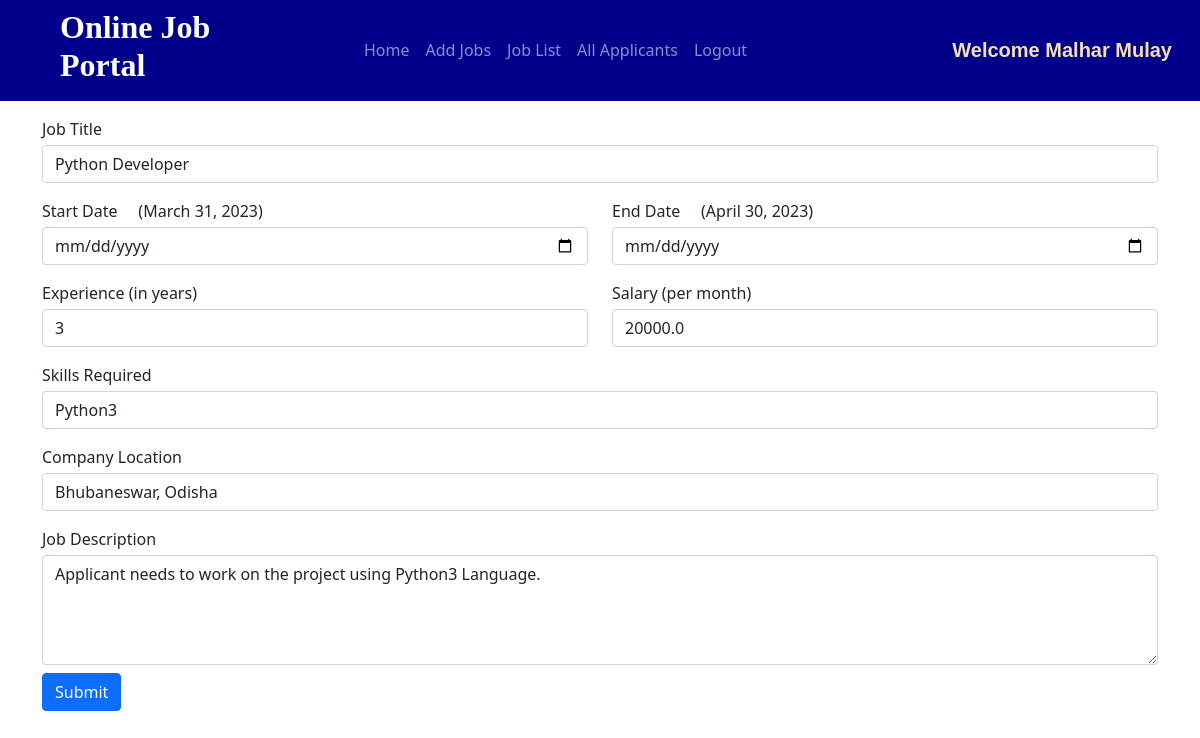
The app's page /edit_job/7/ (signed in) with its own data.
### jobs/models.py (models this page shows, shortened)
class Job(models.Model):
    company = models.ForeignKey(Company, on_delete=models.CASCADE)
    start_date = models.DateField()
    end_date = models.DateField()
    title = models.CharField(max_length=200)
    salary = models.FloatField()
    image = models.ImageField(upload_to="")
    description = models.TextField(max_length=400)
    experience = models.CharField(max_length=100)
    location = models.CharField(max_length=100)
    skills = models.CharField(max_length=200)
    creation_date = models.DateField()

### jobs/views.py (the view, shortened to what this page needs)
# urls.py: path("edit_job/<int:myid>/", views.edit_job, name="edit_job"),
def edit_job(request, myid):
    if not request.user.is_authenticated:
        return redirect("/company_login")
    job = Job.objects.get(id=myid)
    return render(request, "edit_job.html", {'job':job})

### jobs/templates/edit_job.html (shortened to what this page needs)
{% extends 'company_navbar.html' %}
{% block body %}
<form class="container mt-3" method="POST" enctype="multipart/form-data">
    <div class="row">
        <div class="form-group col-md-12">
            <label>Job Title</label>
            <input type="text" class="form-control mt-1" name="job_title" id="job_title" value="{{job.title}}" required>
        </div>
    </div>
    <div class="row mt-3">
        <div class="form-group col-md-6">
            <label>Start Date</label>&nbsp;&nbsp;&nbsp;&nbsp;&nbsp;({{job.start_date}})
            <input type="date" class="form-control mt-1" name="start_date" id="start_date">
        </div>
        <div class="form-group col-md-6">
            <label>End Date</label>&nbsp;&nbsp;&nbsp;&nbsp;&nbsp;({{job.end_date}})
            <input type="date" class="form-control mt-1" name="end_date" id="end_date">
        </div>
    </div>
    <div class="row mt-3">
        <div class="form-group col-md-6">
            <label>Experience (in years)</label>
            <input type="text" class="form-control mt-1" name="experience" id="experience" value="{{job.experience}}" required>
        </div>
        <div class="form-group col-md-6">
            <label>Salary (per month)</label>
            <input type="tel" class="form-control mt-1" name="salary" id="salary" value="{{job.salary}}" required>
        </div>
    </div>
    <div class="row mt-3">
        <div class="form-group col-md-12">
            <label>Skills Required</label>
            <input type="text" class="form-control mt-1" name="skills" id="skills" value="{{job.skills}}" required>
        </div>
        </div>
    <div class="row mt-3">
        <div class="form-group col-md-12">
            <label>Company Location</label>
            <input type="text" class="form-control mt-1" name="location" id="location" value="{{job.location}}" required>
        </div>
    </div>
    <div class="row mt-3">
        <div class="form-group col-md-12">
            <label>Job Description</label>
            <textarea name="description" id="description" class="form-control mt-1" cols="30" rows="4" required>{{job.description}}</textarea>
        </div>
    </div>
<input type="submit" value="Submit" class="btn btn-primary mt-2">
</form>
{% endblock %}

### jobs/templates/company_navbar.html (shortened to what this page needs)
<!doctype html>
<html lang="en">
<head>
  <link href="https://cdn.jsdelivr.net/npm/bootstrap@5.0.2/dist/css/bootstrap.min.css" rel="stylesheet"
>
  <link rel="stylesheet" href="https://cdnjs.cloudflare.com/ajax/libs/font-awesome/5.15.3/css/all.min.css">
</head>
<body>
  <nav class="navbar navbar-expand-lg navbar-dark sticky-top">
    <h2 style="color:white;margin-left: 5%;font-family:cursive;"><b>Online Job Portal</b></h2>
    <div class="container">
      <div class="collapse navbar-collapse" id="navbarSupportedContent">
        <ul class="navbar-nav me-auto mb-2 mb-lg-0" style="margin-left: 10%;">
          <li class="nav-item">
            <a class="nav-link {% block home %}{% endblock %}" aria-current="page" href="/company_homepage/">Home</a>
          </li>
          <li class="nav-item">
            <a class="nav-link {% block add_job %} {% endblock %}" aria-current="page" href="/add_job/">Add Jobs</a>
          </li>
          <li class="nav-item">
            <a class="nav-link {% block job_list %}{% endblock %}" href="/job_list/">Job List</a>
          </li>
          <li class="nav-item">
            <a class="nav-link {% block all_applicants %}{% endblock %}" href="/all_applicants/">All Applicants</a>
          </li>
          <li class="nav-item">
            <a class="nav-link" href="/logout/">Logout</a>
          </li>
        </ul >
        <a class="navbar-brand" style="font-weight: bold; font-family:Verdana, Geneva, Tahoma, sans-serif;color: wheat; "
          href="#">Welcome {{request.user.get_full_name}}</a>
      </div>
    </div>
  </nav>
  {% block body %}
  {% endblock %}
</body>
</html>

### jobs/templates/company_navbar.html (style rules this page uses)
.navbar { background-color: darkblue; }

### records on screen
Job: job_title "Python Developer", start_date "March 31, 2023", end_date "April 30, 2023", experience "3", salary "20000.0", skills "Python3", location "Bhubaneswar, Odisha", description "Applicant needs to work on the project using Python3 Language."

### other values on screen
{{ request.user.get_full_name }} "Malhar Mulay"
